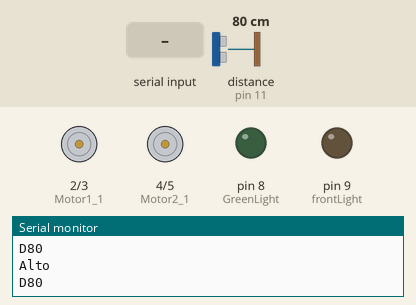
The sketch below on a simulated Arduino Nano, built with avr-gcc and run on an emulated ATmega328P. Shown: motor-driver pin pairs drawn as motors (green arrow = first pin HIGH = forward, orange = second pin HIGH = backward, longer = more drive), output pins drawn as LEDs (lit = HIGH), the last lines printed to the serial monitor. Wiring (inferred from the names in the program): ultrasonic range finder: trigger pin 10; echo pin 11. The inputs (shaded band) are chosen by the test bench; at power-on: distance to the obstacle (sensor on pin 11) 80 cm. The echo pulse lasts 58.3 µs per cm; pins used as bus, display or sensor lines are not drawn.

Above: at 1.2 s.
1.3 s: "F" received over Serial
At 2.5 s:
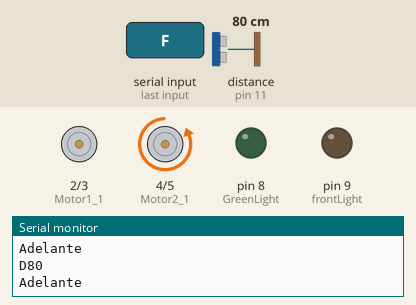
2.8 s: byte 66 ('B') received over Serial
At 3.6 s:
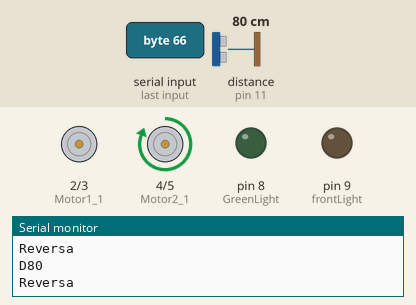
4.3 s: byte 76 ('L') received over Serial
At 4.7 s:
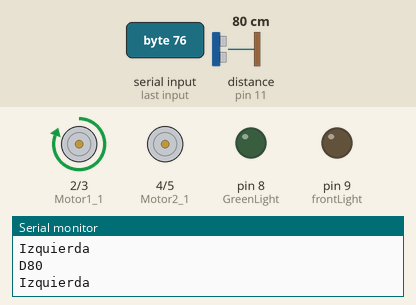
5.8 s: byte 82 ('R') received over Serial
At 6.1 s:
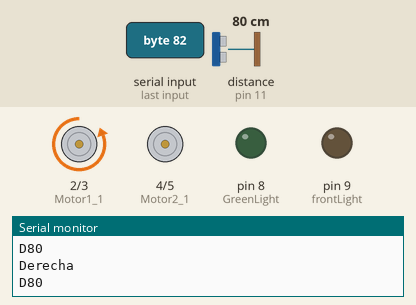
7.3 s: byte 71 ('G') received over Serial
At 8.4 s:
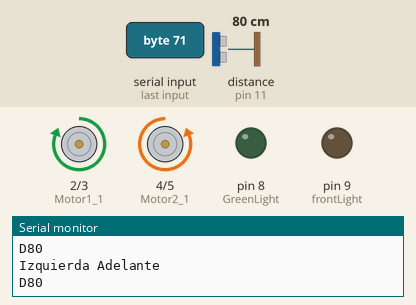
8.8 s: byte 73 ('I') received over Serial
At 9.9 s:
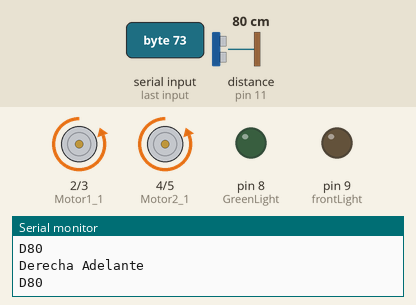
Timing chart, 0 to 11.3 s (numbered marks = the images above; inputs shaded):
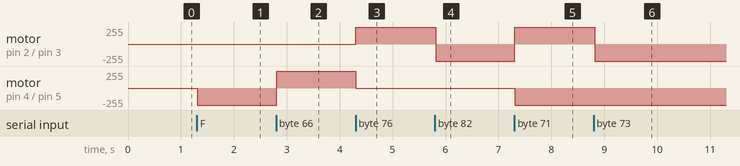

Measured:
- after the input at 1.3 s, motor on pin 4 (Motor2_1) / pin 5 (Motor2_2): stopped → backward 255/255 at once
- after the input at 2.8 s, motor on pin 4 (Motor2_1) / pin 5 (Motor2_2): backward 255/255 → forward 255/255 at once
- after the input at 4.3 s, motor on pin 2 (Motor1_1) / pin 3 (Motor1_2): stopped → forward 255/255 at once; motor on pin 4 (Motor2_1) / pin 5 (Motor2_2): forward 255/255 → stopped at once
- after the input at 5.8 s, motor on pin 2 (Motor1_1) / pin 3 (Motor1_2): forward 255/255 → backward 255/255 at once
- after the input at 7.3 s, motor on pin 2 (Motor1_1) / pin 3 (Motor1_2): backward 255/255 → forward 255/255 at once; motor on pin 4 (Motor2_1) / pin 5 (Motor2_2): stopped → backward 255/255 at once
- after the input at 8.8 s, motor on pin 2 (Motor1_1) / pin 3 (Motor1_2): forward 255/255 → backward 255/255 at once

The sketch:

Carro_bluetooth.ino
```cpp
/**
 * Autor: Misael Saenz Flores
 * Modificado por: Angel Racancoj
 *
 * Este codigo originalmente se dedicaba al manejo de un automovil mediante bluetooth
 * ha sido optimizado para una respuesta mas rapida
 *
 * Las modificaciones principal en el codigo, son un manejo de enciendido y apagado de dos luces
 * y se ha agregado el manejo en modo sigue lineas indicado con el metodo "Automatico"
 *
 * +------------------------------------------------------------------------+
 * | Descripcion del Automovil:                                             |
 * | Se utilizo un auto a control remoto con un motor en la parte frontal   |
 * | encargado del giro y un motor en la parte posterior para la traccion   |
 * | el restro de atributos como la colocacion de los sensores y luces      |
 * | queda a criterio de quien construya el auto                            |
 * +------------------------------------------------------------------------+
 *
 * Modulos Utilizados:
 * Arduino Nano
 * Sensor Ultrasonico HC-SR04 (Para el control de freno automatico respecto a la distancia)
 * Modulo de sensor infrarojo MH-sensor
 * Modulo Bluetooth ZS-040
 * Modulo de Puente H
 *
 * Esta obra está bajo una Licencia Creative Commons
 * Atribución-NoComercial-SinDerivadas 4.0 Internacional.
 */

#define Motor1_1 2 //Pin 2 L293D
#define Motor1_2 3 //Pin 7 L293D
#define Motor2_1 4 //Pin 15 L293D
#define Motor2_2 5 //Pin 12 L293D

#define InfraD 6  //Pin entrada sensor infrarojo derecho
#define InfraI 7  //Pin entrada sensor infrarojo derecho

#define GreenLight 8 //green light
#define frontLight 9 //Principal Light

#define Trig 10 //Ultrasonic sensor trig port
#define Echo 11 //Untrasonic sensor echo port

char modoManejo;
char dato;
char directo;

int tiempo = 400;
int tiempo2 = 750;

int valInfraD = 0;
int valInfraI = 0;

int blanco = 0;
int negro = 1;

void setup() {
  Serial.begin(9600);
  pinMode(Motor1_1, OUTPUT);
  pinMode(Motor1_2, OUTPUT);
  pinMode(Motor2_1, OUTPUT);
  pinMode(Motor2_2, OUTPUT);

  pinMode(InfraD, INPUT);
  pinMode(InfraI, INPUT);

  pinMode(GreenLight, OUTPUT);
  pinMode(frontLight, OUTPUT);

  pinMode(Trig, OUTPUT);
  pinMode(Echo, INPUT);

  Alto();

  modoManejo = 'x';
  directo = 'v';
}

void loop() {
  long distance = medirDistancia();

  Serial.print("D");
  Serial.println(distance);
  delay(10);


  while (Serial.available() > 0) {
    dato = Serial.read();
    //Serial.print("Dato entrada: ");
    //Serial.println(dato);
    switch(dato){
    case 'x':
    case 'X':
      modoManejo = dato;
      //Serial.print("Modo de automatico: ");
      //Serial.println(modoManejo);
      break;
    case 'V':
    case 'v':
      directo = dato;
      //Serial.print("Modo de automatico 2: ");
      //Serial.println(directo);
      break;
    }

  }

  switch(modoManejo){
    //Manual -> Para ser utilizado a control remoto
  case 'x':
    Manual(dato);
    break;
    //Automatico -> Para ser utilizado como carro sigue lineas
  case 'X':

    valInfraD = digitalRead(InfraD);
    valInfraI = digitalRead(InfraI);
    Automatico(valInfraD, valInfraI, distance);
    break;
  }
}

long medirDistancia(){
  //Funcion de control del sensor ultra sonico, esta funcion esta unicamente habilitada para modo Sigue lineas
  digitalWrite(Trig, LOW);
  delayMicroseconds(5);
  digitalWrite(Trig, HIGH);
  delayMicroseconds(10);
  digitalWrite(Trig, LOW);

  long duration = pulseIn(Echo, HIGH);

  return microSecToCm(duration);
}

long microSecToCm(long microSeconds){
  return microSeconds/29/2;
}

/*
* "Automatico" es la funcion asignada para el modo Siguelineas
* tiene dos modos de uso en esta modalidad:
* -> La primera es "semi automatica" donde se debe presionar la hacia adelante para
*    que funciones como sigue lineas (Previamente se debe seleccionar modo siguelineas)
* -> Completamente "automatico", donde "encender" esta segunda funcion el auto
*    se convierte en completamente siguelineas
*/
void Automatico(int derecha, int izquierda, long distance){

  if(directo == 'v'){
    switch(dato){

    case'F':
        /*
        * "Semi automatico"
        */
      if(distance>20){
        Auto(derecha, izquierda);
      }
      else {
        Alto();
      }
      break;
    case 'S':
      Alto();
      break;
    case 'W':
      Serial.println("Front Light On");
      digitalWrite(frontLight, HIGH);
      break;
    case 'w':
      Serial.println("Front Light Off");
      digitalWrite(frontLight, LOW);
      break;
    case 'U':
      Serial.println("Green Light On");
      digitalWrite(GreenLight, HIGH);
      break;
    case 'u':
      Serial.println("Green Light Off");
      digitalWrite(GreenLight, LOW);
      break;
    default:
      Alto();
      break;
    }
  }
  else if(directo == 'V'){
    /*
    * "Automatico"
    */
    if(distance>20){
      Auto(derecha, izquierda);
    }
    else {
      Alto();
    }

    switch(dato){
    case 'W':
      Serial.println("Front Light On");
      digitalWrite(frontLight, HIGH);
      break;
    case 'w':
      Serial.println("Front Light Off");
      digitalWrite(frontLight, LOW);
      break;
    case 'U':
      Serial.println("Green Light On");
      digitalWrite(GreenLight, HIGH);
      break;
    case 'u':
      Serial.println("Green Light Off");
      digitalWrite(GreenLight, LOW);
      break;
    }
  }

}

void Auto(int Der, int Izq){
  if((Der == blanco) && (Izq == blanco)){  //Adelante
    Adelante();
    delay(175);
    Reversa();
    delay(5);
  }
  else if((Izq == blanco) && (Der == negro)){  //Izquierda
    IzquierdaRet();
    delay(tiempo);
    DerechaAd();
    delay(tiempo);
  }
  else if ((Izq == negro) && (Der == blanco)){  //Derecha
    DerechaRet();
    delay(tiempo);
    IzquierdaAd();
    delay(tiempo);
  }
  else {
    Alto();
  }
}

void Manual(char dato){
  switch (dato) {
  case 'F':
    Adelante();
    break;
  case 'B':
    Reversa();
    break;
  case 'L':
    Izquierda();
    break;
  case 'R':
    Derecha();
    break;
  case 'G':
    IzquierdaAd();
    break;
  case 'I':
    DerechaAd();
    break;
  case 'H':
    IzquierdaRet();
    break;
  case 'J':
    DerechaRet();
    break;
  case 'S':
    Alto();
    break;
  case 'W':
    Serial.println("Front Light On");
    digitalWrite(frontLight, HIGH);
    break;
  case 'w':
    Serial.println("Front Light Off");
    digitalWrite(frontLight, LOW);
    break;
  case 'U':
    Serial.println("Green Light On");
    digitalWrite(GreenLight, HIGH);
    break;
  case 'u':
    Serial.println("Green Light Off");
    digitalWrite(GreenLight, LOW);
    break;
  default:
    Alto();
    break;
  }
}

void Adelante() {
  Serial.println("Adelante");
  digitalWrite(Motor1_1, LOW);
  digitalWrite(Motor1_2, LOW);
  digitalWrite(Motor2_2, HIGH);
  digitalWrite(Motor2_1, LOW);
}

void Derecha() {
  Serial.println("Derecha");
  digitalWrite(Motor1_1, LOW);
  digitalWrite(Motor1_2, HIGH);
  digitalWrite(Motor2_2, LOW);
  digitalWrite(Motor2_1, LOW);
}

void Izquierda() {
  Serial.println("Izquierda");
  digitalWrite(Motor1_1, HIGH);
  digitalWrite(Motor1_2, LOW);
  digitalWrite(Motor2_2, LOW);
  digitalWrite(Motor2_1, LOW);
}

void DerechaAd() {
  Serial.println("Derecha Adelante");
  digitalWrite(Motor1_1, LOW);
  digitalWrite(Motor1_2, HIGH);
  digitalWrite(Motor2_2, HIGH);
  digitalWrite(Motor2_1, LOW);
}

void IzquierdaAd() {
  Serial.println("Izquierda Adelante");
  digitalWrite(Motor1_1, HIGH);
  digitalWrite(Motor1_2, LOW);
  digitalWrite(Motor2_2, HIGH);
  digitalWrite(Motor2_1, LOW);
}

void DerechaRet() {
  Serial.println("Derecha Retroceso");
  digitalWrite(Motor1_1, LOW);
  digitalWrite(Motor1_2, HIGH);
  digitalWrite(Motor2_2, LOW);
  digitalWrite(Motor2_1, HIGH);
}

void IzquierdaRet() {
  Serial.println("Izquierda Retroceso");
  digitalWrite(Motor1_1, HIGH);
  digitalWrite(Motor1_2, LOW);
  digitalWrite(Motor2_2, LOW);
  digitalWrite(Motor2_1, HIGH);
}

void Alto() {
  Serial.println("Alto");
  digitalWrite(Motor2_2, LOW);
  digitalWrite(Motor2_1, LOW);
  digitalWrite(Motor1_1, LOW);
  digitalWrite(Motor1_2, LOW);
}

void Reversa() {
  Serial.println("Reversa");
  digitalWrite(Motor1_1, LOW);
  digitalWrite(Motor1_2, LOW);
  digitalWrite(Motor2_2, LOW);
  digitalWrite(Motor2_1, HIGH);
}
```
